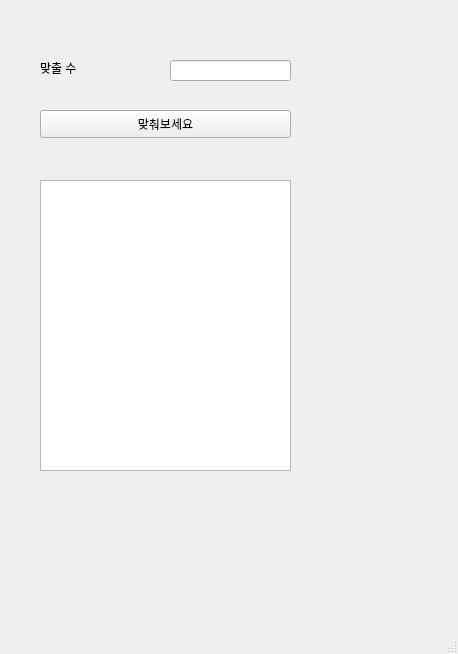
<?xml version="1.0" encoding="UTF-8"?>
<ui version="4.0">
 <class>MainWindow</class>
 <widget class="QMainWindow" name="MainWindow">
  <property name="geometry">
   <rect>
    <x>0</x>
    <y>0</y>
    <width>458</width>
    <height>654</height>
   </rect>
  </property>
  <property name="windowTitle">
   <string>MainWindow</string>
  </property>
  <widget class="QWidget" name="centralwidget">
   <widget class="QLabel" name="lbl">
    <property name="geometry">
     <rect>
      <x>40</x>
      <y>60</y>
      <width>64</width>
      <height>15</height>
     </rect>
    </property>
    <property name="text">
     <string>맞출 수</string>
    </property>
   </widget>
   <widget class="QLineEdit" name="le">
    <property name="geometry">
     <rect>
      <x>170</x>
      <y>60</y>
      <width>121</width>
      <height>21</height>
     </rect>
    </property>
   </widget>
   <widget class="QPushButton" name="pb">
    <property name="geometry">
     <rect>
      <x>40</x>
      <y>110</y>
      <width>251</width>
      <height>28</height>
     </rect>
    </property>
    <property name="text">
     <string>맞춰보세요</string>
    </property>
   </widget>
   <widget class="QPlainTextEdit" name="pte">
    <property name="geometry">
     <rect>
      <x>40</x>
      <y>180</y>
      <width>251</width>
      <height>291</height>
     </rect>
    </property>
   </widget>
  </widget>
  <widget class="QMenuBar" name="menubar">
   <property name="geometry">
    <rect>
     <x>0</x>
     <y>0</y>
     <width>458</width>
     <height>26</height>
    </rect>
   </property>
  </widget>
  <widget class="QStatusBar" name="statusbar"/>
 </widget>
 <resources/>
 <connections/>
</ui>
